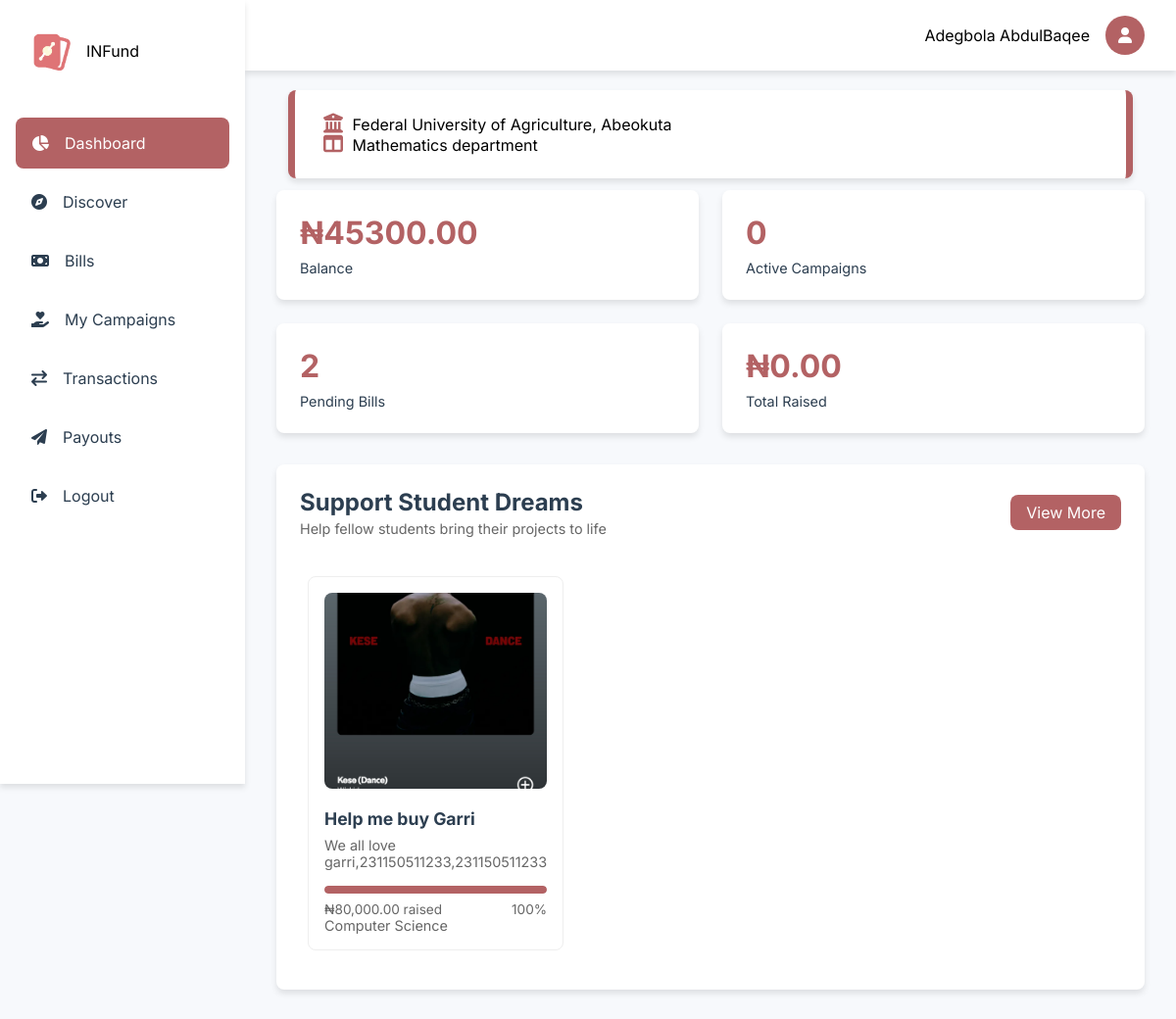
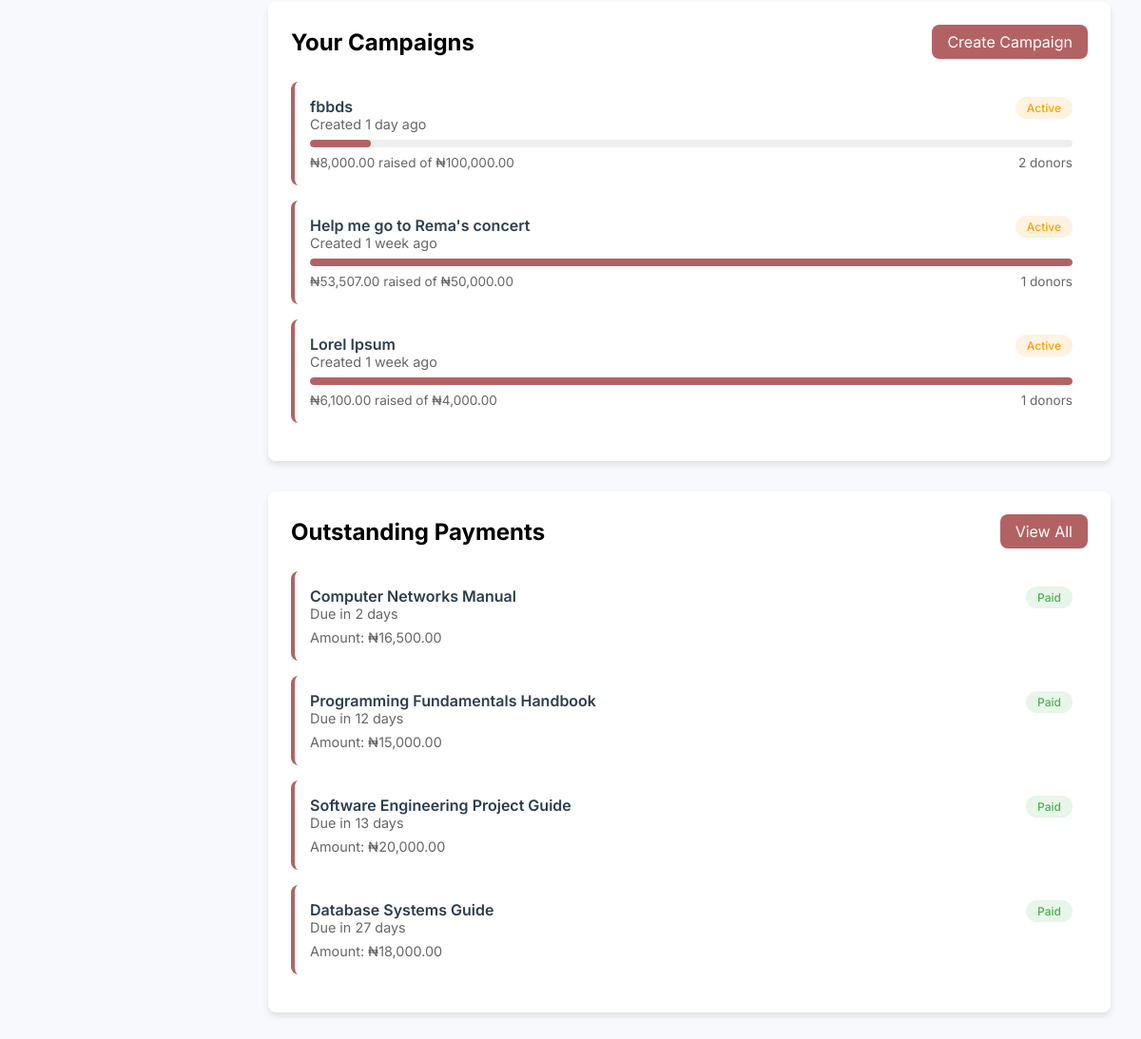
Screenshot of /dashboard/overview (signed in) with the database file from the repository (2 pictures, top to bottom).
### tables this page shows
CREATE TABLE `users` (
  `id` int(11) NOT NULL,
  `fullname` varchar(1000) NOT NULL,
  `email` varchar(200) DEFAULT NULL,
  `balance` decimal(15,2) NOT NULL DEFAULT 0.00,
  `username` varchar(30) NOT NULL,
  `phone` varchar(30) DEFAULT NULL,
  `dob` varchar(200) DEFAULT NULL,
  `country` varchar(200) DEFAULT NULL,
  `state` varchar(1000) DEFAULT NULL,
  `university` varchar(1000) DEFAULT NULL,
  `faculty` varchar(1000) DEFAULT NULL,
  `department` varchar(1000) DEFAULT NULL,
  `matric_no` varchar(1000) NOT NULL,
  `password` varchar(1000) DEFAULT NULL,
  `level` varchar(200) NOT NULL DEFAULT '100',
  `bank_id` varchar(200) DEFAULT NULL,
  `bank_account_name` varchar(200) DEFAULT NULL,
  `account_number` int(30) DEFAULT NULL,
  `created_at` varchar(1000) DEFAULT current_timestamp(),
  `last_login` varchar(1000) DEFAULT current_timestamp(),
  `gender` varchar(1000) DEFAULT NULL
);

CREATE TABLE `universities` (
  `id` bigint(20) UNSIGNED NOT NULL,
  `abbreviation` varchar(10) NOT NULL,
  `name` varchar(255) NOT NULL,
  `type` enum('Federal','State','Uniformed','Private') NOT NULL,
  `country` varchar(50) DEFAULT 'Nigeria',
  `email` varchar(1000) DEFAULT NULL,
  `password` varchar(1000) DEFAULT NULL,
  `secret_code` varchar(1000) DEFAULT NULL,
  `logo` varchar(1000) NOT NULL DEFAULT 'default.png'
);

CREATE TABLE `campaigns` (
  `id` int(11) NOT NULL,
  `title` varchar(255) NOT NULL,
  `description` text NOT NULL,
  `impact` text DEFAULT NULL,
  `importance` text DEFAULT NULL,
  `uid` int(11) NOT NULL,
  `goal_amount` decimal(15,2) NOT NULL,
  `university` varchar(200) DEFAULT NULL,
  `amount_raised` decimal(15,2) DEFAULT 0.00,
  `start_date` date NOT NULL,
  `end_date` date NOT NULL,
  `status` enum('active','completed','cancelled') DEFAULT 'active',
  `created_at` timestamp NOT NULL DEFAULT current_timestamp(),
  `updated_at` timestamp NOT NULL DEFAULT current_timestamp() ON UPDATE current_timestamp(),
  `image1` varchar(1000) NOT NULL,
  `image2` varchar(1000) DEFAULT NULL,
  `image3` varchar(1000) DEFAULT NULL,
  `image4` varchar(1000) DEFAULT NULL
);

CREATE TABLE `payments` (
  `id` int(11) NOT NULL,
  `uid` int(11) NOT NULL,
  `reference_id` varchar(1000) DEFAULT NULL,
  `gateway_reference` varchar(200) DEFAULT NULL,
  `bill_id` int(11) NOT NULL,
  `student_id` int(11) NOT NULL,
  `total_amount` decimal(10,2) NOT NULL,
  `amount_paid` decimal(10,2) DEFAULT 0.00,
  `status` enum('Unpaid','Partially Paid','Paid') NOT NULL DEFAULT 'Unpaid',
  `last_payment_date` timestamp NULL DEFAULT current_timestamp(),
  `created_at` timestamp NOT NULL DEFAULT current_timestamp(),
  `updated_at` timestamp NOT NULL DEFAULT current_timestamp() ON UPDATE current_timestamp()
);

CREATE TABLE `bills` (
  `id` int(11) NOT NULL,
  `creator_id` int(11) NOT NULL,
  `name` varchar(255) NOT NULL,
  `university` varchar(255) NOT NULL,
  `faculty` varchar(255) NOT NULL,
  `department` varchar(1000) NOT NULL,
  `level` varchar(255) NOT NULL,
  `matric_no` varchar(255) NOT NULL,
  `price` decimal(10,2) NOT NULL,
  `start_date` date DEFAULT NULL,
  `end_date` date DEFAULT NULL,
  `created_at` timestamp NOT NULL DEFAULT current_timestamp()
);

### includes/user/functions.php (the view, shortened to what the rows shown need)
<?php
function getUserDetails(string $email): array
{
    global $conn;
    if (strpos($email, "@")) {
        $query = "SELECT * FROM users WHERE email = ?";
    } else {
        $query = "SELECT * FROM users WHERE id = ?";
    }
    $stmt = $conn->prepare($query);
    $stmt->bind_param("s", $email);
    $stmt->execute();
    $result = $stmt->get_result();
    $data = $result->fetch_assoc();
    return $data;
}
function getCampaignsByUserId($user_id)
{
    global $conn;
    $sql = "SELECT c.*,
            (SELECT COUNT(*) FROM donations WHERE campaign_id = c.id) as donor_count,
            (SELECT SUM(amount) FROM donations WHERE campaign_id = c.id) as total_donations
            FROM campaigns c
            WHERE c.uid = ?
            ORDER BY c.created_at DESC";
    $stmt = $conn->prepare($sql);
    $stmt->bind_param("i", $user_id);
    $stmt->execute();
    $result = $stmt->get_result();
    return $result;
}
function displayCampaignSection($campaigns)
{
    $output = '';
    if ($campaigns->num_rows > 0) {
        while ($campaign = $campaigns->fetch_assoc()) {
            $progress = ($campaign['amount_raised'] / $campaign['goal_amount']) * 100;
            $progress = min(100, $progress);
            $created_date = new DateTime($campaign['created_at']);
            $now = new DateTime();
            $interval = $created_date->diff($now);
            $time_ago = formatTimeAgo($interval);
            $badge_class = ($campaign['status'] === 'completed') ? 'badge-success' : 'badge-warning';
            $status_text = ucfirst($campaign['status']);
            $output .= sprintf(
                '
                <div class="campaign-card" onclick="window.location.href=\'campaign?id=%d\'">
                    <div class="campaign-header">
                        <div>
                            <div class="campaign-title">%s</div>
                            <div class="campaign-meta">Created %s</div>
                        </div>
                        <span class="badge %s">%s</span>
                    </div>
                    <div class="progress-bar">
                        <div class="progress-fill" style="width: %d%%"></div>
                    </div>
                    <div class="campaign-stats">
                        <span>₦%s raised of ₦%s</span>
                        <span>%d donors</span>
                    </div>
                </div>',
                $campaign['id'],
                htmlspecialchars($campaign['title']),
                $time_ago,
                $badge_class,
                $status_text,
                $progress,
                number_format($campaign['amount_raised'], 2),
                number_format($campaign['goal_amount'], 2),
                $campaign['donor_count']
            );
        }
    }
    return $output;
}
function formatTimeAgo($interval)
{
    if ($interval->d >= 7) return floor($interval->d / 7) . ' week' . (floor($interval->d / 7) > 1 ? 's' : '') . ' ago';
    if ($interval->d >= 1) return $interval->d . ' day' . ($interval->d > 1 ? 's' : '') . ' ago';
    return 'just now';
}
function getCampaignStats($campaigns)
{
    $stats = [
        'total_raised' => 0,
        'active_campaigns' => 0
    ];
    if ($row = $campaigns->fetch_assoc()) {
        $stats['total_raised'] = $row['total_raised'] ?? 0;
        $stats['active_campaigns'] = $row['active_campaigns'] ?? 0;
    }
    return $stats;
}
function getDiscoverCampaigns($user_id, $limit = 6)
{
    global $conn;
    $query = "SELECT c.*, u.department, u.university
              FROM campaigns c
              JOIN users u ON c.uid = u.id
              WHERE c.uid != ?
              AND c.status = 'active'
              AND c.end_date >= CURRENT_DATE
              ORDER BY c.created_at DESC
              LIMIT ?";
    $stmt = $conn->prepare($query);
    $stmt->bind_param("ii", $user_id, $limit);
    $stmt->execute();
    $result = $stmt->get_result();
    return $result->fetch_all(MYSQLI_ASSOC);
}
function displayDiscoverCampaigns($campaigns)
{
    $output = '';
    foreach ($campaigns as $campaign) {
        $progress = ($campaign['amount_raised'] / $campaign['goal_amount']) * 100;
        $progress = min(100, round($progress, 1));
        $output .= '
        <div class="discover-card" onclick="window.location.href=\'campaign?id='.$campaign['id'].'\'">
            <img src="../assets/images/campaigns/' . htmlspecialchars($campaign['image1']) . '" alt="Campaign Image" class="campaign-image">
            <div class="campaign-info">
                <h3>' . htmlspecialchars($campaign['title']) . '</h3>
                <p class="campaign-description">' . htmlspecialchars($campaign['description']) . '</p>
                <div class="progress-bar">
                    <div class="progress-fill" style="width: ' . $progress . '%;"></div>
                </div>
                <div class="campaign-stats">
                    <span>₦' . number_format($campaign['amount_raised'], 2) . ' raised</span>
                    <span>' . $progress . '%</span>
                </div>
                <div class="campaign-meta">
                    <span>' . htmlspecialchars($campaign['department']) . '</span>
                </div>
            </div>
        </div>';
    }
    return $output;
}
?>

### includes/user/nav.php (shortened to what the rows shown need)
<?php
include '../config/config.php';
include '../includes/user/functions.php';
$my_details = getUserDetails($_SESSION["user_id"]);
?>
<!DOCTYPE html>
<html lang="en">
<head>
    <link href="https://cdnjs.cloudflare.com/ajax/libs/toastr.js/latest/css/toastr.min.css" rel="stylesheet" />
    <link rel="stylesheet" href="https://cdnjs.cloudflare.com/ajax/libs/font-awesome/6.0.0/css/all.min.css">
    <link rel="stylesheet" href="../assets/css/user/nav.css">
    <?php if (isset($css1)) : ?>
        <link rel="stylesheet" href="../assets/css/user/<?= $css1 ?>.css">
    <?php endif; ?>
</head>
<body>
    <div class="container">
        <div class="topnav">
            <div class="user-profile">
                <span><?php echo $my_details['fullname']; ?></span>
                <a href="./profile">
                    <div class="avatar">
                    </div>
                </a>
            </div>
        </div>

### dashboard/overview.php (shortened to what the rows shown need)
<?php
$css1 = "discover-campaign-section";
include '../config/config.php';
include '../includes/get_universities.php';
include '../includes/user/get_bills.php';
include '../includes/user/nav.php';
$university = get_university($my_details['university']);
$campaigns = getCampaignsByUserId($_SESSION['user_id']);
$campaign_stats = getCampaignStats($campaigns);
?>
<main class="main-content">
    <div class="server-details">
        <i class="fas fa-university"></i> <?php
                                            if (!empty($university)) {
                                                $university_name = $university[0]['name'];
                                                echo $university_name;
                                            } else {
                                                echo "No university found with the abbreviation: " . $abbreviation;
                                            } ?>
        <br>
        <i class="fas fa-columns"></i> <?php echo $my_details['department']; ?> department
    </div>
    <div class="cards-grid">
        <div class="card">
            <h2>₦<?php echo $my_details['balance']; ?></h2>
            <p>Balance </p>
        </div>
        <div class="card">
            <h2><?php echo $campaign_stats['active_campaigns']; ?></h2>
        </div>
        <div class="card">
            <h2>2</h2>
        </div>
        <div class="card">
            <h2>₦<?php echo number_format($campaign_stats['total_raised'], 2); ?></h2>
        </div>
    </div>
    <section class="discover-campaigns">
        <div class="discover-header">
            <div>
                <h2 class="discover-title">Support Student Dreams</h2>
            </div>
        </div>
        <div class="campaign-scroll">
            <div class="campaign-cards">
                <?php
                $discover_campaigns = getDiscoverCampaigns($_SESSION['user_id']);
                echo displayDiscoverCampaigns($discover_campaigns);
                ?>
            </div>
        </div>
    </section>
    <div class="campaigns-grid">
        <section class="feed-section">
            <div class="section-header">
                <h2>Your Campaigns</h2>
            </div>
            <?php echo displayCampaignSection($campaigns); ?>
        </section>
        <section class="feed-section">
            <div class="section-header">
                <h2>Outstanding Payments</h2>
            </div>
            <?php
            $bills = getBillsByDepartment($my_details['department'], $_SESSION['user_id']);
            echo displayBillsSection($bills);
            ?>
        </section>
    </div>
</main>
<?php
include '../includes/user/footer.php';
?>

### includes/user/get_bills.php (shortened to what the rows shown need)
<?php
function getBillsByDepartment($department, $user_id)
{
    global $conn;
    $query = "SELECT b.*,
              p.amount_paid,
              p.status as payment_status,
              p.last_payment_date,
              DATEDIFF(b.end_date, CURRENT_DATE()) as days_remaining
              FROM bills b
              LEFT JOIN payments p ON b.id = p.bill_id AND p.student_id = ?
              WHERE b.department = ?
              AND b.end_date >= CURRENT_DATE()
              ORDER BY b.end_date ASC";
    $stmt = $conn->prepare($query);
    $stmt->bind_param("is", $user_id, $department);
    $stmt->execute();
    $result = $stmt->get_result();
    return $result->fetch_all(MYSQLI_ASSOC);
}
function displayBillsSection($bills)
{
    $output = '';
    foreach ($bills as $bill) {
        $badge_class = 'badge-danger';
        $status = 'Unpaid';
        $amount_display = '₦' . number_format($bill['price'], 2);
        if (isset($bill['payment_status'])) {
            switch ($bill['payment_status']) {
                case 'Paid':
                    $badge_class = 'badge-success';
                    $status = 'Paid';
                    break;
            }
        }
        $output .= sprintf(
            '
            <div class="campaign-card">
                <a href="bill.php?id=%d" class="campaign-header">
                    <div>
                        <div class="campaign-title">%s</div>
                        <div class="campaign-meta">Due in %d days</div>
                    </div>
                    <span class="badge %s">%s</span>
                </a>
                <div class="campaign-meta">
                    Amount: %s
                </div>
            </div>
        ',
            $bill['id'],
            htmlspecialchars($bill['name']),
            $bill['days_remaining'],
            $badge_class,
            $status,
            $amount_display
        );
    }
    return $output;
}

### rows the page displays
users: fullname "Adegbola AbdulBaqee", department "Mathematics", balance "45300.00"
universities: name "Federal University of Agriculture, Abeokuta"
campaigns: image1 (picture), title "Help me buy Garri", description "We all love garri,231150511233,231150511233", amount_raised "80,000.00", progress "100", uid.department "Computer Science"
campaigns: title "fbbds", created_at "1 day ago", status "Active", amount_raised "8,000.00", goal_amount "100,000.00", donor_count "2"
campaigns: title "Help me go to Rema's concert", created_at "1 week ago", status "Active", amount_raised "53,507.00", goal_amount "50,000.00", donor_count "1"
campaigns: title "Lorel Ipsum", created_at "1 week ago", status "Active", amount_raised "6,100.00", goal_amount "4,000.00", donor_count "1"
payments: bill.name "Computer Networks Manual", days_remaining "2", status "Paid", bill.price "₦16,500.00"
payments: bill.name "Programming Fundamentals Handbook", days_remaining "12", status "Paid", bill.price "₦15,000.00"
payments: bill.name "Software Engineering Project Guide", days_remaining "13", status "Paid", bill.price "₦20,000.00"
payments: bill.name "Database Systems Guide", days_remaining "27", status "Paid", bill.price "₦18,000.00"

### other values shown
$campaign_stats['active_campaigns'] "0"
$campaign_stats['total_raised'] "0.00"
